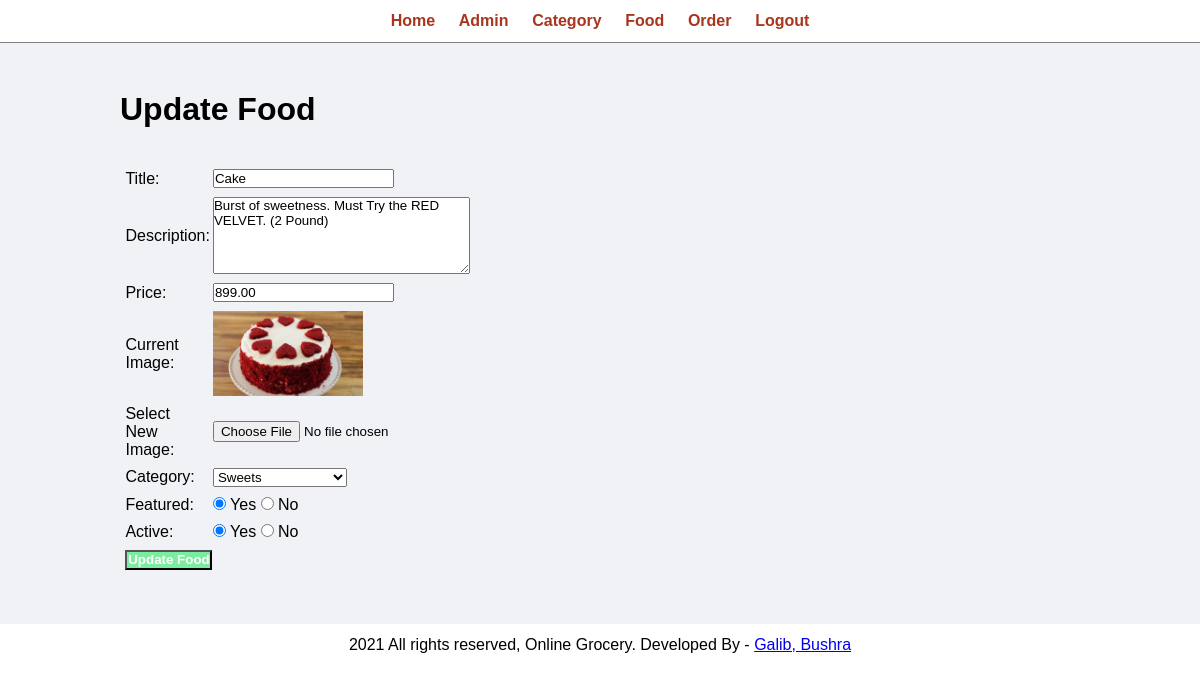
Screenshot of /admin/update-food.php?id=9 (signed in) with the database file from the repository.
### tables this page shows
CREATE TABLE `tbl_food` (
  `id` int(10) UNSIGNED NOT NULL,
  `title` varchar(100) NOT NULL,
  `description` text NOT NULL,
  `price` decimal(10,2) NOT NULL,
  `image_name` varchar(255) NOT NULL,
  `category_id` int(10) UNSIGNED NOT NULL,
  `featured` varchar(10) NOT NULL,
  `active` varchar(10) NOT NULL
);

CREATE TABLE `tbl_category` (
  `id` int(10) UNSIGNED NOT NULL,
  `title` varchar(100) NOT NULL,
  `image_name` varchar(255) NOT NULL,
  `featured` varchar(10) NOT NULL,
  `active` varchar(10) NOT NULL
);

### admin/update-food.php (the view, shortened to what this page needs)
<link rel="stylesheet" type="text/css" href="../css/admin.css">
<?php include('partials/menu.php'); ?>
<?php
    if(isset($_GET['id']))
    {
        $id = $_GET['id'];
        $sql2 = "SELECT * FROM tbl_food WHERE id=$id";
        $res2 = mysqli_query($conn, $sql2);
        $row2 = mysqli_fetch_assoc($res2);
        $title = $row2['title'];
        $description = $row2['description'];
        $price = $row2['price'];
        $current_image = $row2['image_name'];
        $current_category = $row2['category_id'];
        $featured = $row2['featured'];
        $active = $row2['active'];
    }
    else
    {
        header('location:'.SITEURL.'admin/manage-food.php');
    }
?>
<div class="main-content">
    <div class="wrapper">
        <h1>Update Food</h1>
        <br><br>
        <form action="" method="POST" enctype="multipart/form-data">
        <table class="tbl-30">
            <tr>
                <td>Title: </td>
                <td>
                    <input type="text" name="title" value="<?php echo $title; ?>">
                </td>
            </tr>
            <tr>
                <td>Description: </td>
                <td>
                    <textarea name="description" cols="30" rows="5"><?php echo $description; ?></textarea>
                </td>
            </tr>
            <tr>
                <td>Price: </td>
                <td>
                    <input type="number" name="price" value="<?php echo $price; ?>">
                </td>
            </tr>
            <tr>
                <td>Current Image: </td>
                <td>
                    <?php
                        if($current_image == "")
                        {
                            echo "<div class='error'>Image not Available.</div>";
                        }
                        else
                        {
                            ?>
                            <img src="<?php echo SITEURL; ?>images/food/<?php echo $current_image; ?>" width="150px">
                            <?php
                        }
                    ?>
                </td>
            </tr>
            <tr>
                <td>Select New Image: </td>
                <td>
                    <input type="file" name="image">
                </td>
            </tr>
            <tr>
                <td>Category: </td>
                <td>
                    <select name="category">
                        <?php
                            $sql = "SELECT * FROM tbl_category WHERE active='Yes'";
                            $res = mysqli_query($conn, $sql);
                            $count = mysqli_num_rows($res);
                            if($count>0)
                            {
                                while($row=mysqli_fetch_assoc($res))
                                {
                                    $category_title = $row['title'];
                                    $category_id = $row['id'];
                                    ?>
                                    <option <?php if($current_category==$category_id){echo "selected";} ?> value="<?php echo $category_id; ?>"><?php echo $category_title; ?></option>
                                    <?php
                                }
                            }
                            else
                            {
                                echo "<option value='0'>Category Not Available.</option>";
                            }
                        ?>
                    </select>
                </td>
            </tr>
            <tr>
                <td>Featured: </td>
                <td>
                    <input <?php if($featured=="Yes") {echo "checked";} ?> type="radio" name="featured" value="Yes"> Yes
                    <input <?php if($featured=="No") {echo "checked";} ?> type="radio" name="featured" value="No"> No
                </td>
            </tr>
            <tr>
                <td>Active: </td>
                <td>
                    <input <?php if($active=="Yes") {echo "checked";} ?> type="radio" name="active" value="Yes"> Yes
                    <input <?php if($active=="No") {echo "checked";} ?> type="radio" name="active" value="No"> No
                </td>
            </tr>
            <tr>
                <td>
                    <input type="submit" name="submit" value="Update Food" class="btn-secondary">
                </td>
            </tr>
        </table>
        </form>
    </div>
</div>
<?php include('partials/footer.php'); ?>

### css/admin.css (style rules this page uses)
* { margin: 0; padding: 0; font-family: Arial, Helvetica, sans-serif; }
.wrapper { padding: 1%; width: 80%; margin: 0 auto; }
.main-content { padding: 3% 0; background-color: #f1f2f6; }
.tbl-30 { width: 30%; }
table tr td { padding: 1%; }
.btn-secondary { background-color: #7bed9f; padding: 1%; color: white; text-decoration: none; font-weight: bold; }

### rows the page displays
tbl_food: title "Cake", description "Burst of sweetness. Must Try the RED VELVET. (2 Pound)", price "899.00", image_name (picture), category "Sweets", featured "☑", active "☑"
